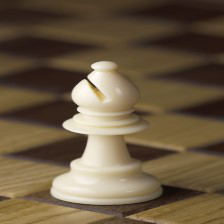
#> input picture Chess_formatted/Bishop/00000002.png, 224 x 224 px; its folder holds only this picture in this run
$ python save_img_to_array.py
#> lines starting #> are read from the running program, lines starting #| are printed output that depends on the picture
import cv2
import os
import numpy as np

img_array = []
label_array = []

directory = 'Chess_formatted'

for _classname in sorted(os.listdir(directory)):
    for _name in sorted(os.listdir(directory + '/' + _classname)):
        path = directory + '/' + str(_classname) + '/' + str(_name)

        # Convert color and resize color
        img = cv2.imread(path)
#> img is the input picture: shape (224, 224, 3); mean B, G, R 66.4, 89.5, 106.4
        img = cv2.cvtColor(img, cv2.COLOR_BGR2GRAY)
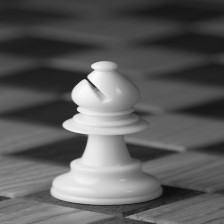
#> img: shape (224, 224); min 10, max 254, mean 92
        img = cv2.resize(img, (112, 112), interpolation=cv2.INTER_AREA)
#> img: shape (112, 112)

        img_array.append(np.array(img))
        label_array.append(_classname)
#> pass 2 of the loop `for _classname in sorted(os.listdir(directory)):`:
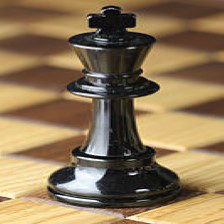
#> input picture Chess_formatted/King/00000006.png, 224 x 224 px
#> img is the input picture: shape (224, 224, 3); mean B, G, R 85.8, 117.6, 140.3
#> `img = cv2.cvtColor(img, cv2.COLOR_BGR2GRAY)`:
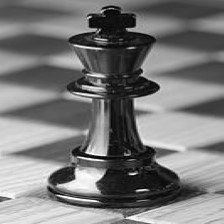
#> img: shape (224, 224); min 0, max 255, mean 120.8
#> `img = cv2.resize(img, (112, 112), interpolation=cv2.INTER_AREA)`:
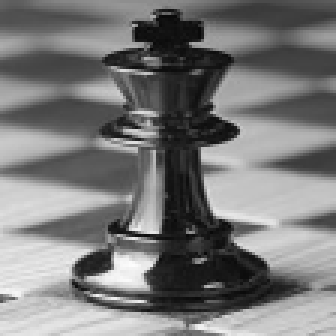
#> img: shape (112, 112) (shown 3 times larger); min 6, max 253, mean 120.9

img_array = np.array(img_array)
label_array = np.array(label_array)

np.save('img_array', img_array)
np.save('label_array', label_array)
